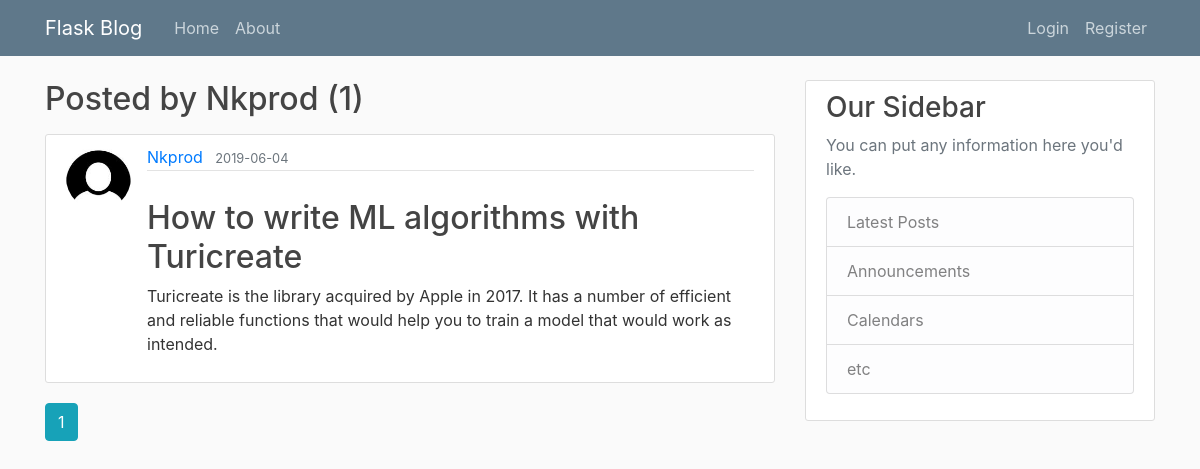
Before: /user/Nkprod with the older database file.
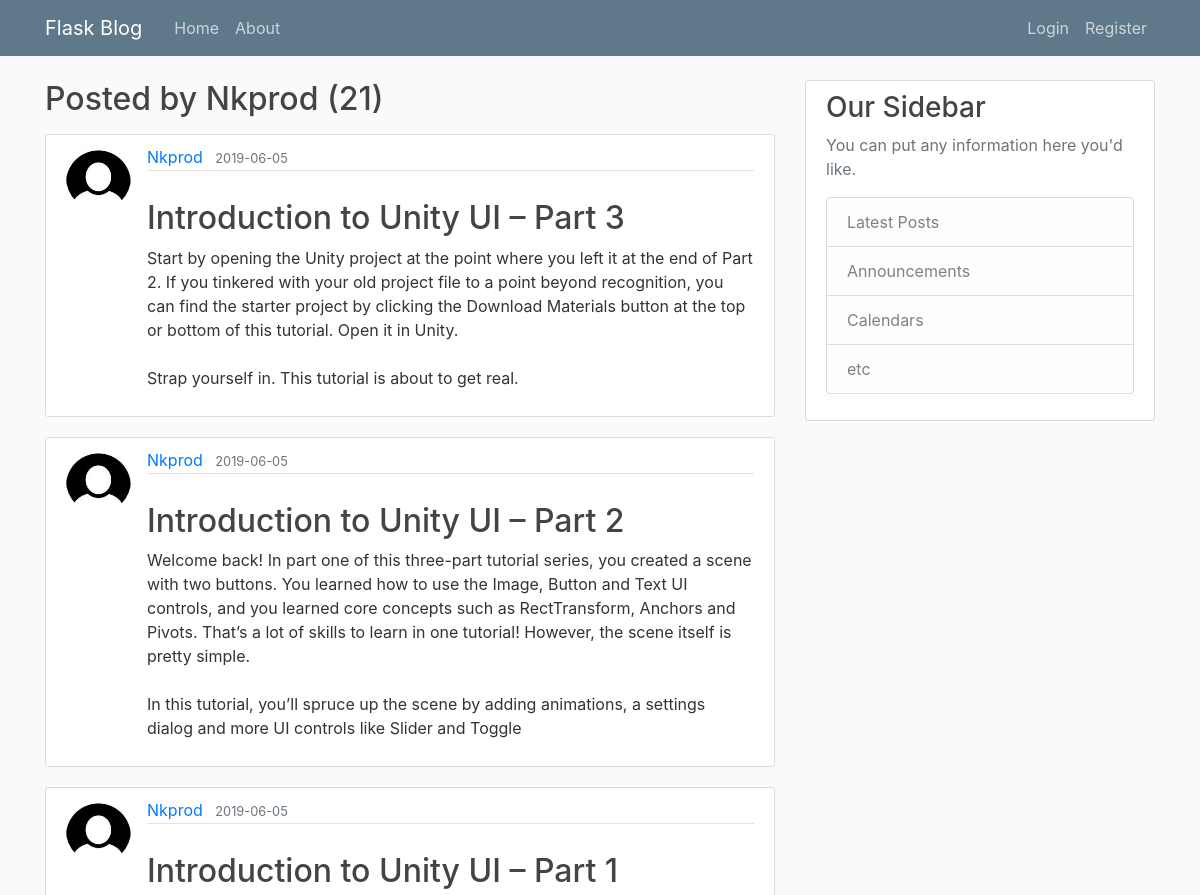
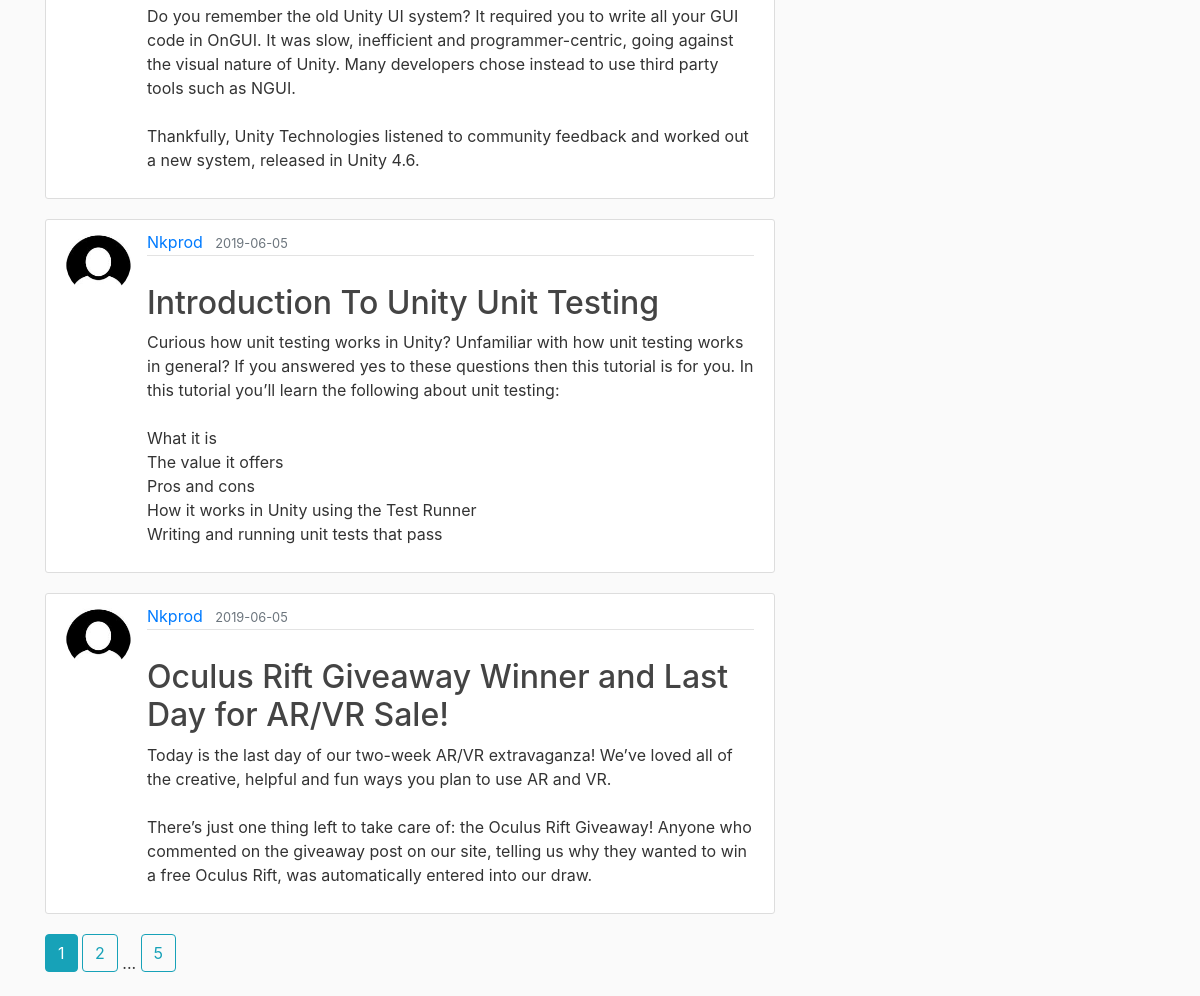
After: the same page with the newer database file (2 pictures, top to bottom).
### application/models.py (models this page shows, shortened)
class Post(db.Model):
    id = db.Column(db.Integer, primary_key=True)
    title = db.Column(db.String(100), nullable=False)
    date_posted = db.Column(db.DateTime, default=datetime.utcnow)
    content = db.Column(db.Text, nullable=False)
    user_id = db.Column(db.Integer, db.ForeignKey('user.id'), nullable=False)

class User(db.Model, UserMixin):
    id = db.Column(db.Integer, primary_key=True)
    username = db.Column(db.String(20), unique=True, nullable=False)
    email = db.Column(db.String(120), unique=True, nullable=False)
    image_file = db.Column(db.String(20), nullable=False, default='default.jpg')
    password = db.Column(db.String(60), nullable=False)
    posts = db.relationship('Post', backref='author', lazy=True)

### application/users/routes.py (the view)
@users.route("/user/<string:username>")
def user_posts(username):
    page = request.args.get('page', 1, type=int)
    user = User.query.filter_by(username=username).first_or_404()
    posts = Post.query.filter_by(author=user).order_by(Post.date_posted.desc()).paginate(page=page, per_page=5)
    return render_template("user_post.html", posts=posts, user=user)

### application/templates/user_post.html
{% extends "layout.html" %}
{% block body %}
    <h2 class="mb-3">Posted by {{ user.username }} ({{ posts.total }})</h2>
	{% for post in posts.items %}
		<article class="media content-section">
				<img class="rounded-circle article-img" src="{{ url_for('static', filename='pictures/' + post.author.image_file) }}">
			<div class="media-body">
				<div class="article-metadata">
					<a class="mr-2" href="{{ url_for('users.user_posts', username=post.author.username) }}">{{ post.author.username }}</a>
					<small class="text-muted">{{ post.date_posted.strftime('%Y-%m-%d') }}</small>
					</div>
					<br />
					<h2><a class="article-title" href="{{ url_for('posts.post', post_id=post.id) }}">{{ post.title }}</a></h2>
					<p class="article-content">{{ post.content }}</p>
			</div>
		</article>
	{% endfor %}
	{% for page_num in posts.iter_pages(left_edge=1, right_edge=1, left_current=1, right_current=2) %}
		{% if page_num %}
			{% if posts.page == page_num %}
				<a class="btn btn-info mb-4" href="{{ url_for('users.user_posts', username=user.username, page=page_num) }}">{{ page_num }}</a>
			{% else %}
				<a class="btn btn-outline-info mb-4" href="{{ url_for('users.user_posts', username=user.username, page=page_num) }}">{{ page_num }}</a>
			{% endif %}
		{% else %}
			...
		{% endif %}
	{% endfor %}
{% endblock %}

Changed rows visible on the page:
no longer on this page (row edited): Post: image_file (picture), author.username "Nkprod", date_posted "2019-06-04", title "How to write ML algorithms with Turicreate", content "Turicreate is the library acquired by Apple in 2017. It has a number of efficient and reliable functions that would help you to train a model that would work as intended."
added Post: image_file (picture), author.username "Nkprod", date_posted "2019-06-05", title "Introduction to Unity UI – Part 3", content "Start by opening the Unity project at the point where you left it at the end of Part 2. If you tinkered with your old project file to a point beyond recognition, you can find the starter project by clicking the Download Materials button at the top or bottom of this tutorial. Open it in Unity. Strap yourself in. This tutorial is about to get real."
added Post: image_file (picture), author.username "Nkprod", date_posted "2019-06-05", title "Introduction to Unity UI – Part 2", content "Welcome back! In part one of this three-part tutorial series, you created a scene with two buttons. You learned how to use the Image, Button and Text UI controls, and you learned core concepts such as RectTransform, Anchors and Pivots. That’s a lot of skills to learn in one tutorial! However, the scene itself is pretty simple. In this tutorial, you’ll spruce up the scene by adding animations, a settings dialog and more UI controls like Slider and Toggle"
added Post: image_file (picture), author.username "Nkprod", date_posted "2019-06-05", title "Introduction to Unity UI – Part 1", content "Do you remember the old Unity UI system? It required you to write all your GUI code in OnGUI. It was slow, inefficient and programmer-centric, going against the visual nature of Unity. Many developers chose instead to use third party tools such as NGUI. Thankfully, Unity Technologies listened to community feedback and worked out a new system, released in Unity 4.6."
added Post: image_file (picture), author.username "Nkprod", date_posted "2019-06-05", title "Introduction To Unity Unit Testing", content "Curious how unit testing works in Unity? Unfamiliar with how unit testing works in general? If you answered yes to these questions then this tutorial is for you. In this tutorial you’ll learn the following about unit testing: What it is The value it offers Pros and cons How it works in Unity using the Test Runner Writing and running unit tests that pass"
added Post: image_file (picture), author.username "Nkprod", date_posted "2019-06-05", title "Oculus Rift Giveaway Winner and Last Day for AR/VR Sale!", content "Today is the last day of our two-week AR/VR extravaganza! We’ve loved all of the creative, helpful and fun ways you plan to use AR and VR. There’s just one thing left to take care of: the Oculus Rift Giveaway! Anyone who commented on the giveaway post on our site, telling us why they wanted to win a free Oculus Rift, was automatically entered into our draw."
Other visible differences:
{{ posts.total }}: "1" → "21"
new list line: "2"
new list line: "5"
